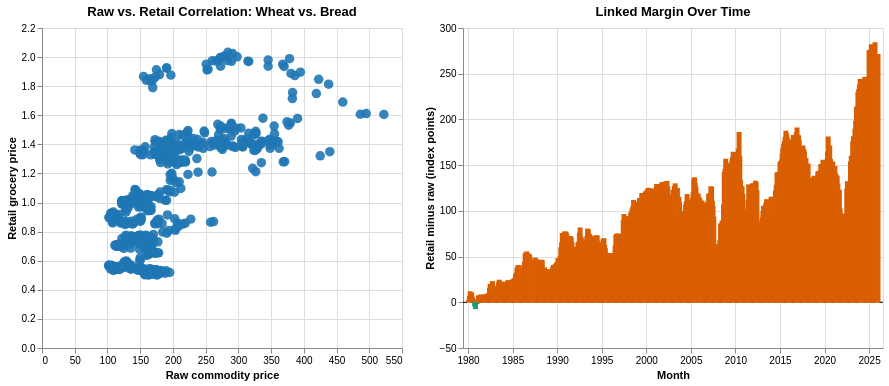

Source (notebook cell):
### Markdown cell above
## Visualization 2: The Margin Explorer

### Code cell
# -------------------------
# Visualization 2: The Margin Explorer
# -------------------------
# Reuse the same pair as Visualization 1 so that the notebook narrative builds
# from timing comparison into correlation and margin analysis.
pair_for_margin_explorer = pair_for_delay_detector

# Keep only the fields needed for the scatter plot and linked margin chart.
# The scatter uses actual raw and retail prices because the goal is to inspect
# correlation between observed upstream and downstream price levels.
margin_df = merged.loc[
    merged["Commodity_Pair"] == pair_for_margin_explorer,
    ["Date", "Raw_Price", "Retail_Price", "Margin_Index_Points"]
].copy()

# Create a two-dimensional interval selection on the scatter plot.
# Brushing this view will cross-filter the linked bar chart on the right.
scatter_brush = alt.selection_interval()

# Build the scatter plot using actual price levels.
# Opacity and color change dynamically so brushed observations stand out.
scatter = (
    alt.Chart(margin_df)
    .mark_circle(size=90)
    .encode(
        x=alt.X("Raw_Price:Q", title="Raw commodity price"),
        y=alt.Y("Retail_Price:Q", title="Retail grocery price"),
        color=alt.condition(scatter_brush, alt.value("#1f77b4"), alt.value("#c7c7c7")),
        opacity=alt.condition(scatter_brush, alt.value(0.9), alt.value(0.35)),
        tooltip=[
            alt.Tooltip("Date:T", title="Month"),
            alt.Tooltip("Raw_Price:Q", title="Raw price", format=".3f"),
            alt.Tooltip("Retail_Price:Q", title="Retail price", format=".3f"),
            alt.Tooltip("Margin_Index_Points:Q", title="Margin (index points)", format=".2f"),
        ],
    )
    .add_params(scatter_brush)
    .properties(
        width=360,
        height=320,
        title=f"Raw vs. Retail Correlation: {pair_for_margin_explorer}",
    )
)

# Create a zero reference line to anchor the margin interpretation.
zero_rule = (
    alt.Chart(pd.DataFrame({"y": [0]}))
    .mark_rule(color="black", strokeDash=[4, 4])
    .encode(y="y:Q")
)

# Build the linked bar chart of the normalized margin over time.
# The transform_filter call is the key interaction: only dates corresponding to
# the brushed scatter points remain visible.
margin_bars = (
    alt.Chart(margin_df)
    .mark_bar()
    .encode(
        x=alt.X("Date:T", title="Month"),
        y=alt.Y("Margin_Index_Points:Q", title="Retail minus raw (index points)"),
        color=alt.condition(
            alt.datum.Margin_Index_Points >= 0,
            alt.value("#d95f02"),
            alt.value("#1b9e77")
        ),
        tooltip=[
            alt.Tooltip("Date:T", title="Month"),
            alt.Tooltip("Margin_Index_Points:Q", title="Margin (index points)", format=".2f"),
        ],
    )
    .transform_filter(scatter_brush)
    .properties(width=420, height=320, title="Linked Margin Over Time")
)

# Place the two charts side by side so the cross-filtering is immediately visible.
margin_explorer_chart = alt.hconcat(scatter, zero_rule + margin_bars)

# Render the second interactive visualization.
margin_explorer_chart

### Figure 1 — Vega-Lite specification as saved in the notebook (floating-point values rounded to 4 significant figures; data arrays with more than 128 entries replaced by an {"elided": "..."} marker saying what was removed)
{"config": {"view": {"continuousWidth": 300, "continuousHeight": 300}}, "hconcat": [{"data": {"name": "data-c56ada820fc61ce888372dbc39d509a2"}, "mark": {"type": "circle", "size": 90}, "encoding": {"color": {"condition": {"param": "param_3", "value": "#1f77b4"}, "value": "#c7c7c7"}, "opacity": {"condition": {"param": "param_3", "value": 0.9}, "value": 0.35}, "tooltip": [{"field": "Date", "title": "Month", "type": "temporal"}, {"field": "Raw_Price", "format": ".3f", "title": "Raw price", "type": "quantitative"}, {"field": "Retail_Price", "format": ".3f", "title": "Retail price", "type": "quantitative"}, {"field": "Margin_Index_Points", "format": ".2f", "title": "Margin (index points)", "type": "quantitative"}], "x": {"field": "Raw_Price", "title": "Raw commodity price", "type": "quantitative"}, "y": {"field": "Retail_Price", "title": "Retail grocery price", "type": "quantitative"}}, "height": 320, "name": "view_3", "title": "Raw vs. Retail Correlation: Wheat vs. Bread", "width": 360}, {"layer": [{"data": {"name": "data-a0a55d106695e8d630baff0f16eee66d"}, "mark": {"type": "rule", "color": "black", "strokeDash": [4, 4]}, "encoding": {"y": {"field": "y", "type": "quantitative"}}}, {"data": {"name": "data-c56ada820fc61ce888372dbc39d509a2"}, "mark": {"type": "bar"}, "encoding": {"color": {"condition": {"test": "(datum.Margin_Index_Points >= 0)", "value": "#d95f02"}, "value": "#1b9e77"}, "tooltip": [{"field": "Date", "title": "Month", "type": "temporal"}, {"field": "Margin_Index_Points", "format": ".2f", "title": "Margin (index points)", "type": "quantitative"}], "x": {"field": "Date", "title": "Month", "type": "temporal"}, "y": {"field": "Margin_Index_Points", "title": "Retail minus raw (index points)", "type": "quantitative"}}, "title": "Linked Margin Over Time", "transform": [{"filter": {"param": "param_3"}}]}], "height": 320, "width": 420}], "params": [{"name": "param_3", "select": {"type": "interval"}, "views": ["view_3"]}], "$schema": "https://vega.github.io/schema/vega-lite/v5.20.1.json", "datasets": {"data-c56ada820fc61ce888372dbc39d509a2": {"elided": "552 records"}, "data-a0a55d106695e8d630baff0f16eee66d": [{"y": 0}]}}
